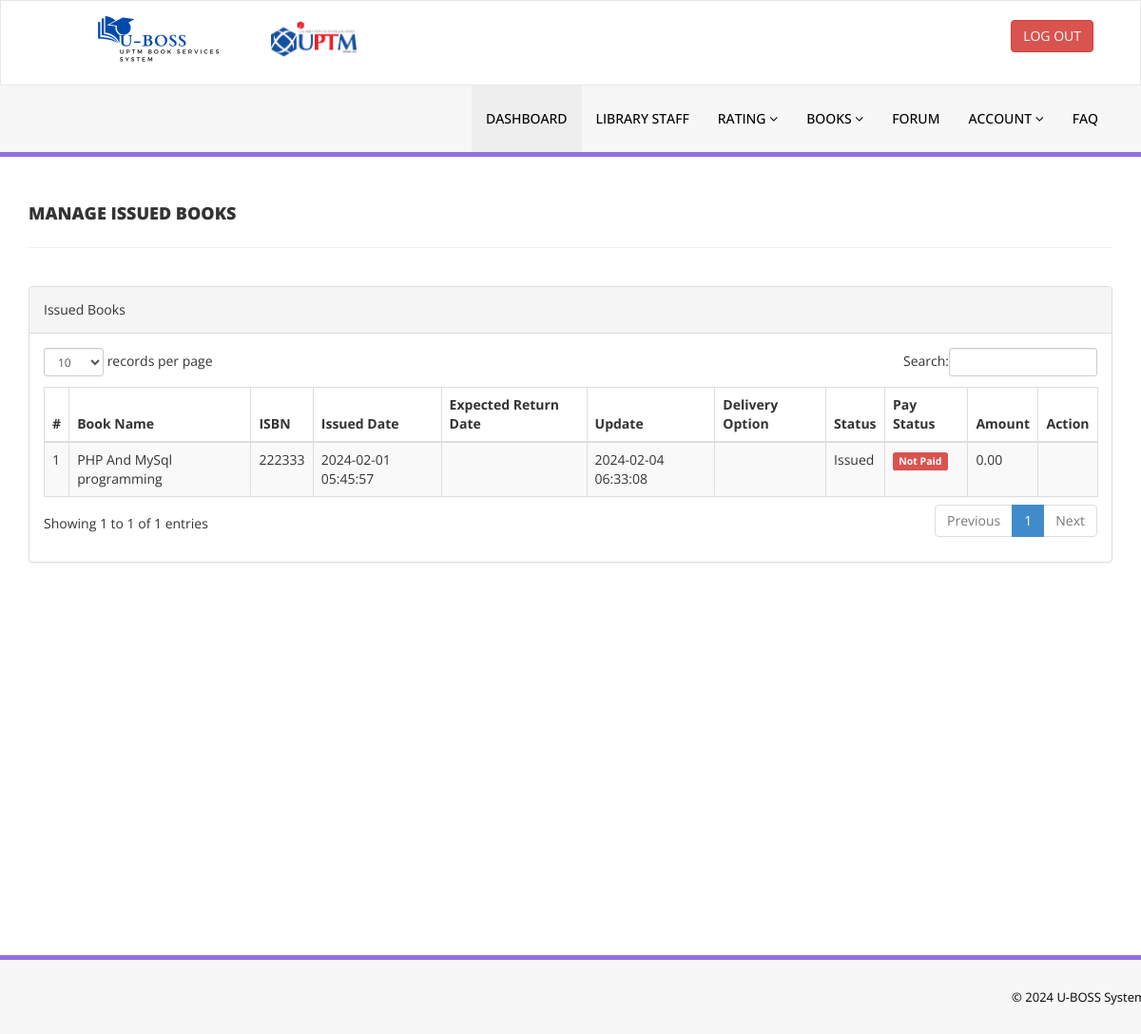
/library/issued-books.php (signed in), run on the app's committed database.
### tables this page shows
CREATE TABLE `tblissuedbookdetails` (
  `id` int(11) NOT NULL,
  `BookId` int(11) DEFAULT NULL,
  `StudentID` varchar(150) DEFAULT NULL,
  `IssuesDate` timestamp NULL DEFAULT current_timestamp(),
  `ReturnDate` timestamp NULL DEFAULT NULL ON UPDATE current_timestamp(),
  `DeliveryOption` varchar(50) DEFAULT NULL,
  `status` enum('Issued','Returned','Waiting to be Shipped','Waiting to be Pickup') DEFAULT 'Issued',
  `ExpectedReturnDate` date DEFAULT NULL,
  `pay_status` enum('Paid','Pending','Not Paid') DEFAULT 'Pending',
  `amount` decimal(10,2) DEFAULT 0.00,
  `fine` int(11) NOT NULL,
  `payment_status` enum('Paid','Pending','Not Paid') NOT NULL
);

CREATE TABLE `tblbooks` (
  `id` int(11) NOT NULL,
  `BookName` varchar(255) DEFAULT NULL,
  `CatId` int(11) DEFAULT NULL,
  `AuthorId` int(11) DEFAULT NULL,
  `ISBNNumber` varchar(25) DEFAULT NULL,
  `bookImage` varchar(250) NOT NULL,
  `RegDate` timestamp NULL DEFAULT current_timestamp(),
  `UpdationDate` timestamp NULL DEFAULT NULL ON UPDATE current_timestamp(),
  `quantity` int(11) DEFAULT 0
);

### library/issued-books.php (the view, shortened to what this page needs)
<?php
include('includes/config.php');
if (strlen($_SESSION['login']) == 0) {
    header('location:index.php');
    exit;
} else {
    $sid = $_SESSION['stdid'];
    $sql = "SELECT tblbooks.BookName, tblbooks.ISBNNumber, tblissuedbookdetails.IssuesDate,
                   tblissuedbookdetails.ExpectedReturnDate, tblissuedbookdetails.ReturnDate,
                   tblissuedbookdetails.id AS rid, tblissuedbookdetails.DeliveryOption,
                   tblissuedbookdetails.status, tblissuedbookdetails.pay_status,
                   tblissuedbookdetails.amount
            FROM tblissuedbookdetails
            JOIN tblstudents ON tblstudents.StudentId = tblissuedbookdetails.StudentId
            JOIN tblbooks ON tblbooks.id = tblissuedbookdetails.BookId
            WHERE tblstudents.StudentId = :sid
            ORDER BY tblissuedbookdetails.id DESC";
    $query = $dbh->prepare($sql);
    $query->bindParam(':sid', $sid, PDO::PARAM_STR);
    $query->execute();
    $results = $query->fetchAll(PDO::FETCH_OBJ);
}
?>
<!DOCTYPE html>
<html xmlns="http://www.w3.org/1999/xhtml">
<head>
    <link href="assets/css/bootstrap.css" rel="stylesheet" />
    <link href="assets/css/font-awesome.css" rel="stylesheet" />
    <link href="assets/js/dataTables/dataTables.bootstrap.css" rel="stylesheet" />
    <link href="assets/css/style.css" rel="stylesheet" />
</head>
<body>
    <?php include('includes/header.php'); ?>
    <div class="content-wrapper">
        <div class="container">
            <div class="row pad-botm">
                <div class="col-md-12">
                    <h4 class="header-line">Manage Issued Books</h4>
                </div>
                <div class="row">
                </div>
            </div>
            <div class="row">
                <div class="col-md-12">
                    <div class="panel panel-default">
                        <div class="panel-heading">Issued Books</div>
                        <div class="panel-body">
                            <div class="table-responsive">
                                <table class="table table-striped table-bordered table-hover" id="dataTables-example">
                                    <thead>
                                        <tr>
                                            <th>#</th>
                                            <th>Book Name</th>
                                            <th>ISBN</th>
                                            <th>Issued Date</th>
                                            <th>Expected Return Date</th>
                                            <th>Update</th>
                                            <th>Delivery Option</th>
                                            <th>Status</th>
                                            <th>Pay Status</th>
                                            <th>Amount</th>
                                            <th>Action</th>
                                        </tr>
                                    </thead>
                                    <tbody>
                                        <?php
                                        $cnt = 1;
                                        if (!empty($results)) {
                                            foreach ($results as $result) {
                                                ?>
                                                <tr>
                                                    <td><?php echo htmlentities($cnt); ?></td>
                                                    <td><?php echo htmlentities($result->BookName); ?></td>
                                                    <td><?php echo htmlentities($result->ISBNNumber); ?></td>
                                                    <td><?php echo htmlentities($result->IssuesDate); ?></td>
                                                    <td><?php echo htmlentities($result->ExpectedReturnDate); ?></td>
                                                    <td><?php echo htmlentities($result->ReturnDate); ?></td>
                                                    <td><?php echo htmlentities($result->DeliveryOption); ?></td>
                                                    <td><?php echo htmlentities($result->status); ?></td>
                                                    <td>
                                                        <?php
                                                        if ($result->pay_status == 'Paid') {
                                                            echo '<span class="label label-success">Paid</span>';
                                                        } elseif ($result->pay_status == 'Pending') {
                                                            echo '<span class="label label-warning">Pending</span>';
                                                        } else {
                                                            echo '<span class="label label-danger">Not Paid</span>';
                                                        }
                                                        ?>
                                                    </td>
                                                    <td><?php echo htmlentities($result->amount); ?></td>
                                                    <td>
                                                    </td>
                                                </tr>
                                                <?php
                                                $cnt++;
                                            }
                                        } else {
                                            ?>
                                            <tr>
                                                <td colspan="11" class="text-center">No books issued yet.</td>
                                            </tr>
                                        <?php } ?>
                                    </tbody>
                                </table>
                            </div>
                        </div>
                    </div>
                </div>
            </div>
        </div>
    </div>
    <?php include('includes/footer.php'); ?>
</body>
</html>

### library/assets/css/style.css (style rules this page uses)
.content-wrapper { margin-top: 40px; min-height:800px; padding-bottom:90px; }
.header-line { font-weight:900; padding-bottom:25px; border-bottom:1px solid #eeeeee; text-transform:uppercase; }
.pad-botm { padding-bottom:30px; }

### data on the page
tblissuedbookdetails: BookId.BookName "PHP And MySql programming", BookId.ISBNNumber "222333", IssuesDate "2024-02-01 05:45:57", ReturnDate "2024-02-04 06:33:08", status "Issued", shows "Not Paid", amount "0.00"
